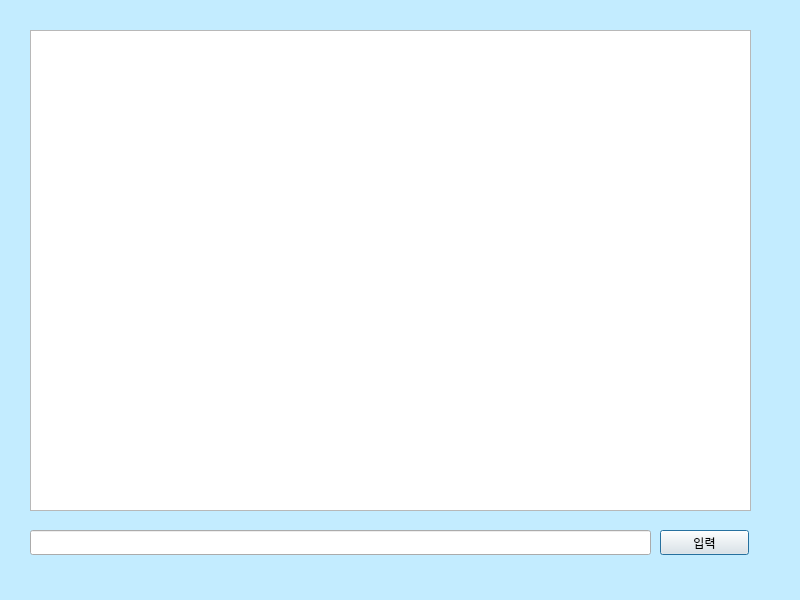
<?xml version="1.0" encoding="UTF-8"?>
<ui version="4.0">
 <class>Chat</class>
 <widget class="QDialog" name="Chat">
  <property name="geometry">
   <rect>
    <x>0</x>
    <y>0</y>
    <width>800</width>
    <height>600</height>
   </rect>
  </property>
  <property name="minimumSize">
   <size>
    <width>800</width>
    <height>600</height>
   </size>
  </property>
  <property name="sizeIncrement">
   <size>
    <width>800</width>
    <height>600</height>
   </size>
  </property>
  <property name="windowTitle">
   <string>Chat</string>
  </property>
  <widget class="QTextBrowser" name="list">
   <property name="geometry">
    <rect>
     <x>30</x>
     <y>30</y>
     <width>721</width>
     <height>481</height>
    </rect>
   </property>
  </widget>
  <widget class="QLineEdit" name="chat">
   <property name="geometry">
    <rect>
     <x>30</x>
     <y>530</y>
     <width>621</width>
     <height>25</height>
    </rect>
   </property>
  </widget>
  <widget class="QPushButton" name="send_btn">
   <property name="geometry">
    <rect>
     <x>660</x>
     <y>530</y>
     <width>89</width>
     <height>25</height>
    </rect>
   </property>
   <property name="text">
    <string>입력</string>
   </property>
   <property name="icon">
    <iconset resource="image.qrc">
     <normaloff>:/new/image/image/chat.png</normaloff>:/new/image/image/chat.png</iconset>
   </property>
  </widget>
  <widget class="QLabel" name="label">
   <property name="geometry">
    <rect>
     <x>0</x>
     <y>0</y>
     <width>801</width>
     <height>601</height>
    </rect>
   </property>
   <property name="styleSheet">
    <string notr="true">background-color: rgb(195, 236, 255);</string>
   </property>
   <property name="text">
    <string/>
   </property>
  </widget>
  <zorder>label</zorder>
  <zorder>list</zorder>
  <zorder>chat</zorder>
  <zorder>send_btn</zorder>
 </widget>
 <resources>
  <include location="image.qrc"/>
 </resources>
 <connections/>
</ui>
